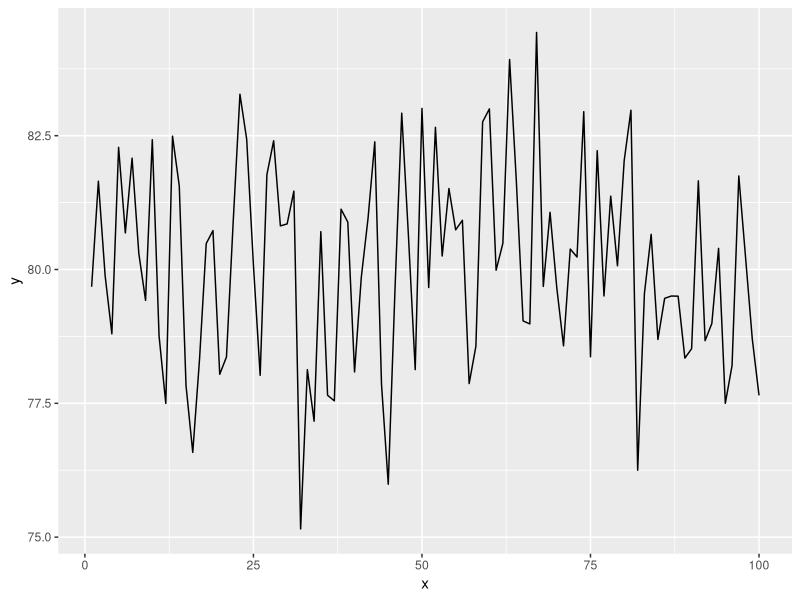

Write the R code that produced this figure.
## ---- chunk 1
x <- runif(100000,60,100)
## ---- chunk 2
y <- sample(x,size = 30)
mean(y)
## ---- chunk 3
(z <- replicate(100,mean(sample(x,size = 30))))
data <- data.frame(
  x = 1:100,
  y = z
)
## ---- chunk 4
library(ggplot2)
ggplot(data = data,mapping = aes(x = x,y = y)) + 
  geom_line()
(s <- list(
  d_mean = mean(data$y),
  d_sd = sd(data$y)
))
## ---- chunk 5
#写一个函数吧！
func <- function(n){
  z <- replicate(100,mean(sample(x,size = n)))
  data <- data.frame(
    x = 1:100,
    y = z
  )
  list(
    d_mean = mean(data$y),
    d_sd = sd(data$y)
  )
}
func(n = 300)
## ---- chunk 6
func(n = 1000)
